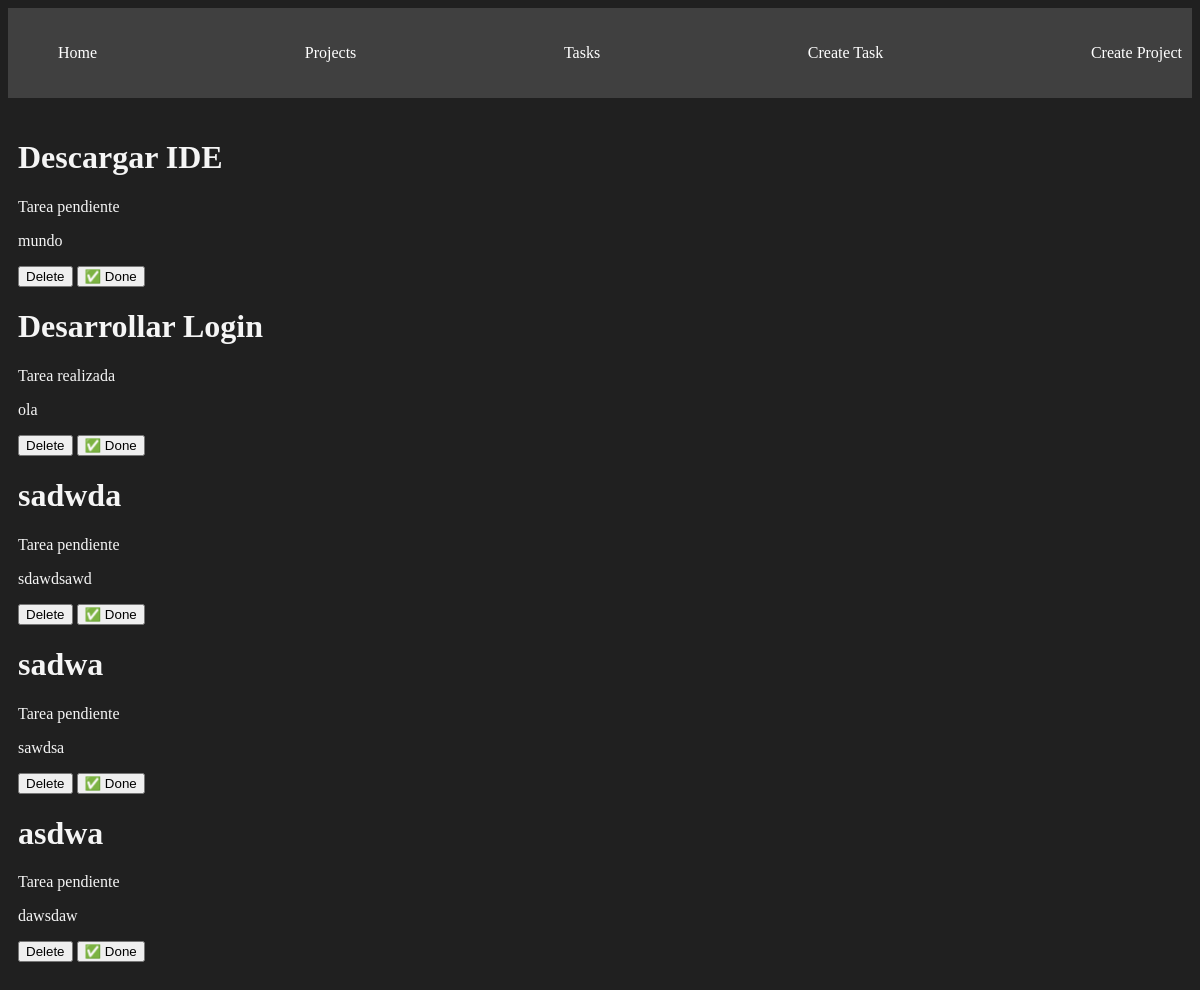
/tasks/, run on the app's committed database.
### myapp/models.py (models this page shows, shortened)
class Task(models.Model):
    title = models.CharField(max_length=200)
    description = models.TextField()
    proyect = models.ForeignKey(Project, on_delete=models.CASCADE)
    done = models.BooleanField(default=False)

### myapp/views.py (the view)
# urls.py: path('tasks/', views.tasks, name="tasks"),
def tasks(request):
    tasks = Task.objects.all()
    return render(request, 'tasks/tasks.html', {
        'tasks': tasks
    })

### myapp/templates/tasks/tasks.html
{% extends 'layouts/base.html' %}
{% block content %}
{% for task in tasks %}
<div>
    <h1>{{task.title}} </h1>
    {% if task.done == False %}
    <p>Tarea pendiente</p>
    {% else %}
    <p>Tarea realizada</p>
    {% endif %}
    <p>{{task.description}}</p>
    <button>
        Delete
    </button>
    <button>
        ✅ Done
    </button>
</div>
{% endfor %}
{% endblock %}

### myapp/templates/layouts/base.html (shortened to what this page needs)
{% load static %}
<!DOCTYPE html>
<html lang="en">
<head>
    <link rel="stylesheet" href="{% static 'styles\main.css' %}">
</head>
<body>
    <nav class="navbar container">
        <ul>
            <li>
                <a href="{% url 'index' %}">Home</a>
            </li>
            <li>
                <a href="{% url 'projects' %}">Projects</a>
            </li>
            <li>
                <a href="{% url 'tasks' %}">Tasks</a>
            </li>
            <li>
                <a href="{% url 'create_task' %}">Create Task</a>
            </li>
            <li><a href="{% url 'create_project' %}">Create Project</a></li>
        </ul>
    </nav>
    <main class="container">
        {% block content %}
        {% endblock %}
    </main>
</body>
</html>

### myapp/static/styles/main.css (style rules this page uses)
body { background: #202020; color: whitesmoke; }
.navbar { background: #404040; padding: 5px 0; }
.navbar ul { display: flex; justify-content: space-between; }
.navbar ul li { list-style: none; }
.navbar ul li a { color: white; text-decoration: none; }
.container { max-width: 1200px; margin: auto; padding: 20px 10px; }

### data on the page
Task: title "Descargar IDE", done "Tarea pendiente", description "mundo"
Task: title "Desarrollar Login", done "Tarea realizada", description "ola"
Task: title "sadwda", done "Tarea pendiente", description "sdawdsawd"
Task: title "sadwa", done "Tarea pendiente", description "sawdsa"
Task: title "asdwa", done "Tarea pendiente", description "dawsdaw"
